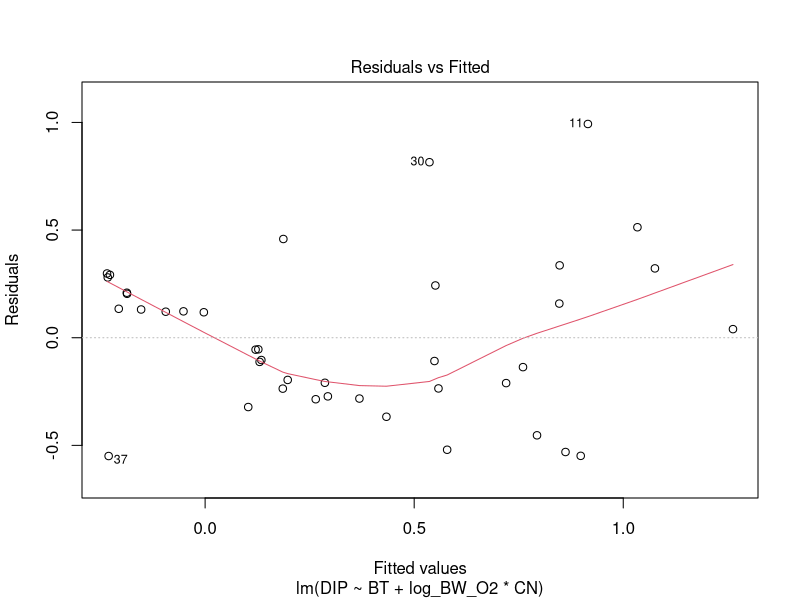
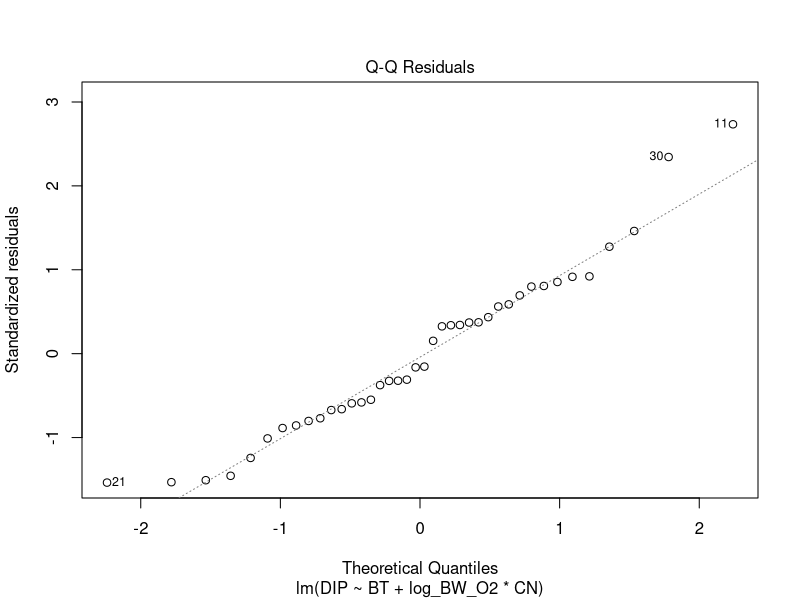
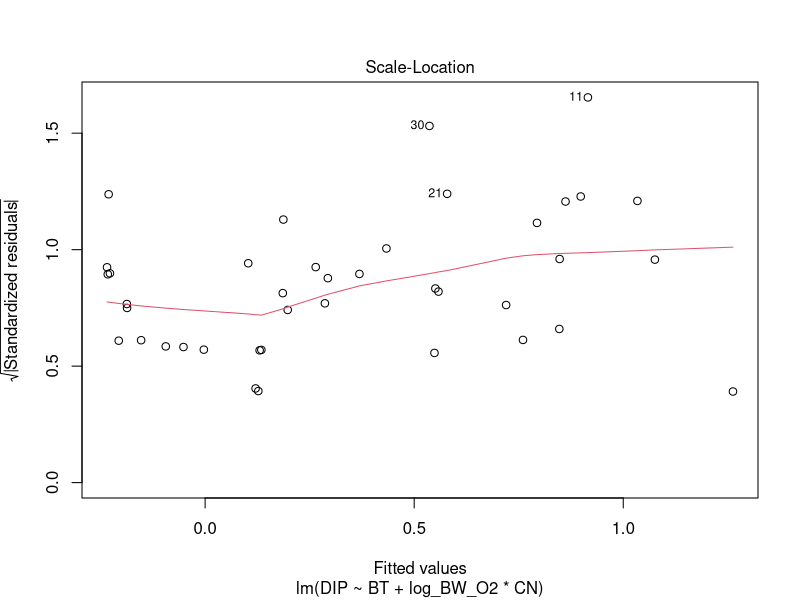
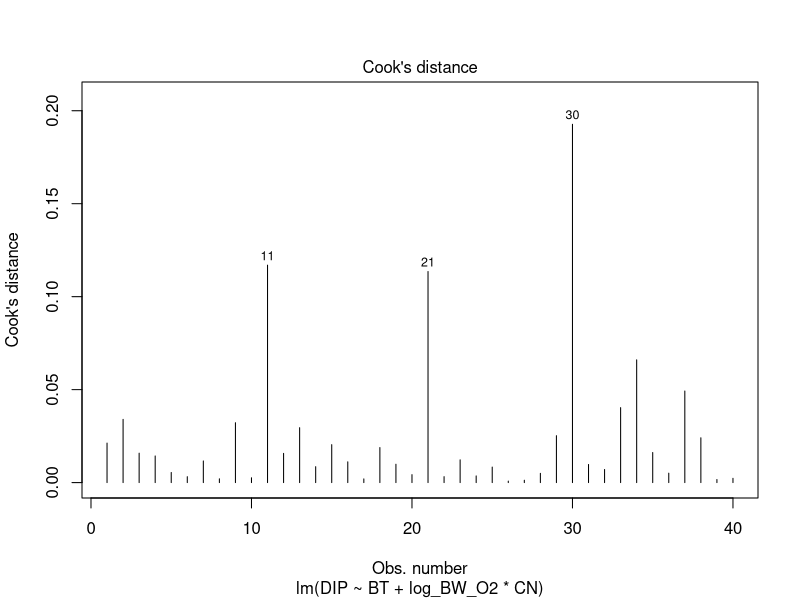
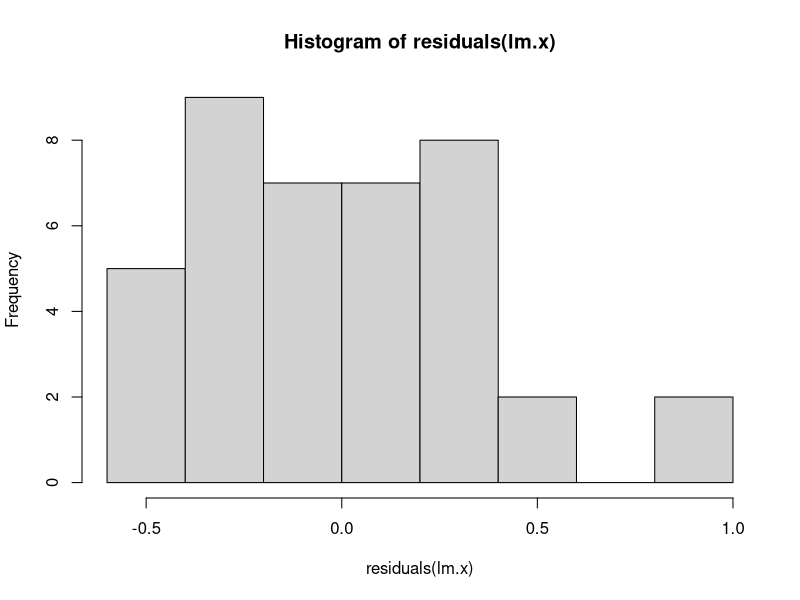
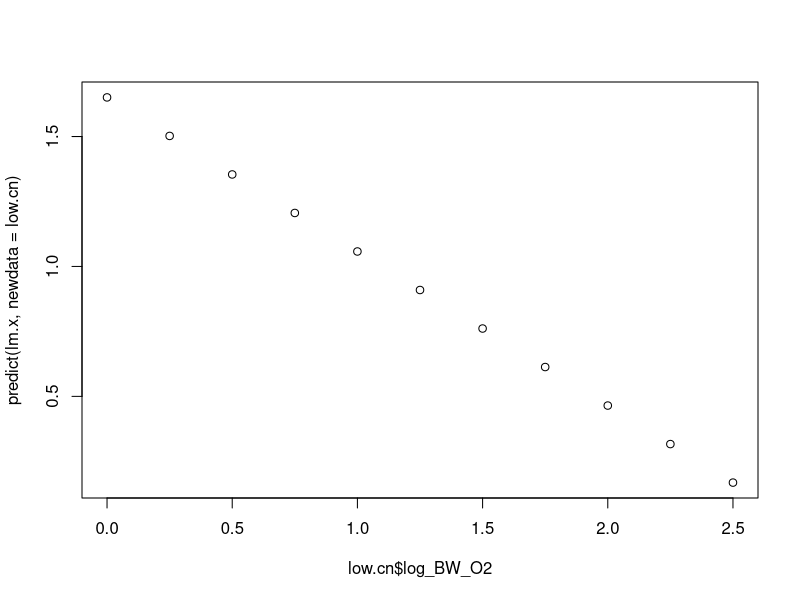
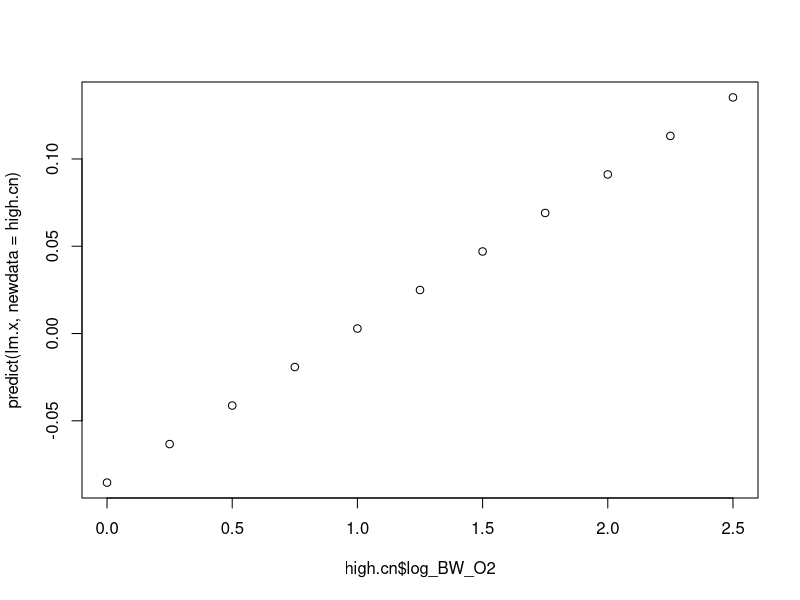

Source code (R) for these figures, in order:

# Project: Fluxes in the Baltic Sea

# Title: DIP flux models

library(dplyr)
library(readr)
library(here)
library(ggplot2)

# install libraries where functions are called from
if( (("broom" %in% installed.packages()[,1]) & ("viridis" %in% installed.packages()[,1]))  == FALSE) {
  print("WARNING! this script requires broom and viridis to be installed")
}

# load in the Baltic Sea data
dip.mod <- read_csv(file = here("data/baltic_flux_model_data.csv"))


# set up a function to run different models that can then be compared
lm.comp <- function(data, resp, e.vars) {
  
  # set an output list for the model coefficients
  est.lm <- vector("list", length(e.vars))
  names(est.lm) <- seq(1:length(e.vars))
  
  # set an output list for the model fit statistics
  fit.lm <- vector("list", length(e.vars))
  names(fit.lm) <- seq_along(1:length(e.vars))
  
  for (i in 1:length(e.vars) ) {
    
    df <- data
    
    # fit model using chosen predictors
    lm.e.vars <- lm(reformulate(e.vars[[i]], resp), data = df)
    
    # write coefficients to the est.lm list
    est.lm[[i]] <- broom::tidy(lm.e.vars)
    
    # write fit statistics to the fit.lm list
    fit.lm[[i]] <- broom::glance(lm.e.vars)
  }
  
  # convert lists to data.frames and join
  full_join(bind_rows(est.lm, .id = "model"), 
            bind_rows(fit.lm, .id = "model"),
            by = "model")
}

# define models to test (explanations on the side)
exp.vars <- list(c("1"), # null model with no predictor variables
                 c("1", "BT"), # null model: DIP is only affected by the type of basin
                 c("1", "BT", "log_BW_O2"), # H: DIP flux is only driven by BW02 irrespective of the origin or organic matter
                 c("1", "BT", "log_BW_O2", "CN"), # DIP flux is driven independently by BW02 and origin of organic matter
                 c("1", "BT", "log_BW_O2*CN")) # H: DIP flux decreases with BW02 when marine organic matter dominates

# run these five different models
lm.out <- lm.comp(data = dip.mod, resp = "DIP", e.vars = exp.vars)

# arrange models by AIC and output into a viewing pane
lm.out %>%
  arrange(AIC) %>%
  View()

# low AIC is the best
# as you can see, the fifth model above is the best model according to AIC
# it also has quite a high R2

# but, just because it fits the data best, does not mean that it matches your predictions

# for this, we have to dig deeper into the model


# examine the best model to see if the predictions match
lm.x <- lm(DIP ~ BT + log_BW_O2*CN, data = dip.mod)
lapply(c(1:4), function(x) {plot(lm.x, x)} )
hist(residuals(lm.x))

# get coefficients from this model
lm.x.c <- lm.x$coefficients

# this is the equation of the linear model so you can see how it works

# we predict DIP based on the covariates for the first two rows of data (mod.test[1:2, ])
# input this where the data should go into the equation

# first, we need to convert basin type into 0 (A) and 1 (ET) because that's what lm() does automatically
mod.test <- 
  dip.mod %>%
  mutate(BT = if_else(BT == "A", 0, 1))

# main effects (m)
m <- lm.x.c[1] + lm.x.c[2]*mod.test[1:2,]$BT + lm.x.c[3]*mod.test[1:2,]$log_BW_O2 + lm.x.c[4]*mod.test[1:2,]$CN 

# interaction (i)
i <- lm.x.c[5]*mod.test[1:2,]$log_BW_O2*mod.test[1:2,]$CN 

# add the main effects (m) and the interaction term (i)
# and we get the predicted value for the first two rows of data
m + i

# we get the same result if we use predict on the lm() object
predict(lm.x)[1:2]


# we can check if our model predicts DIP in line with your predictions
# H1: DIP should decrease with BWO2 where the material is of marine origin (i.e. low CN)

# check the range of these predictor variables
range(dip.mod$CN)
range(dip.mod$log_BW_O2)

# use the model to predict how log_BW_O2 affects DIP when we 
# hold CN at low values i.e. marine origin in accumulation basins
low.cn <- expand.grid(log_BW_O2 = seq(0, 2.5, 0.25),
                      CN = c(7.5),
                      BT = c("A") ) # can also change to ET and see what happens

# examine relationship between log_BW_O2 and the model predictoin when holding CN at low values and in accumulation basins
plot(low.cn$log_BW_O2, predict(lm.x, newdata = low.cn))

# this model shows:
# dip decreases with log_BW_O2 when CN is low, in accumulation basins


# we can test your other prediction
# H1: DIP should not change with BWO2 where the material is of terrestrial origin (i.e. high CN)

# use the model to predict how log_BW_O2 affects DIP when we 
# hold CN at high values i.e. terrestrial origin in accumulation basins
high.cn <- expand.grid(log_BW_O2 = seq(0, 2.5, 0.25),
                      CN = c(12.5),
                      BT = c("A") ) # can also change to ET and see what happens

# examine relationship between log_BW_O2 and the model predictoin when holding CN at low values and in accumulation basins
plot(high.cn$log_BW_O2, predict(lm.x, newdata = high.cn))

# this model shows:
# dip increases with log_BW_O2 when CN is low, in accumulation basins
# if you look at the y-axis scale, the effect is very weak







# the model predicts that DIP decreases with bottom water oxygen when the material is of marine origin (i.e. low CN)


# H1a: DIP should not change with bottom water oxygen when the material is of terrestrial origin (i.e. high CN)

# hold cn at high values i.e. non-marine
range(dip.mod$CN)
eg <- expand.grid(log_BW_O2 = seq(0, 2.5, 0.5),
                  CN = c(12) )

m <- lm.x.c[1] + lm.x.c[2]*(0) + lm.x.c[3]*eg$log_BW_O2 + lm.x.c[4]*(eg$CN) 
i <- lm.x.c[5]*eg$log_BW_O2*(eg$CN) 

# dip increases with log_BW_O2 when CN is high (i.e. non-marine), in accumulation basins
m+i

# the model predicts that DIP increases slightly with bottom water oxygen when the material is of terrestrial origin (i.e. high CN)

